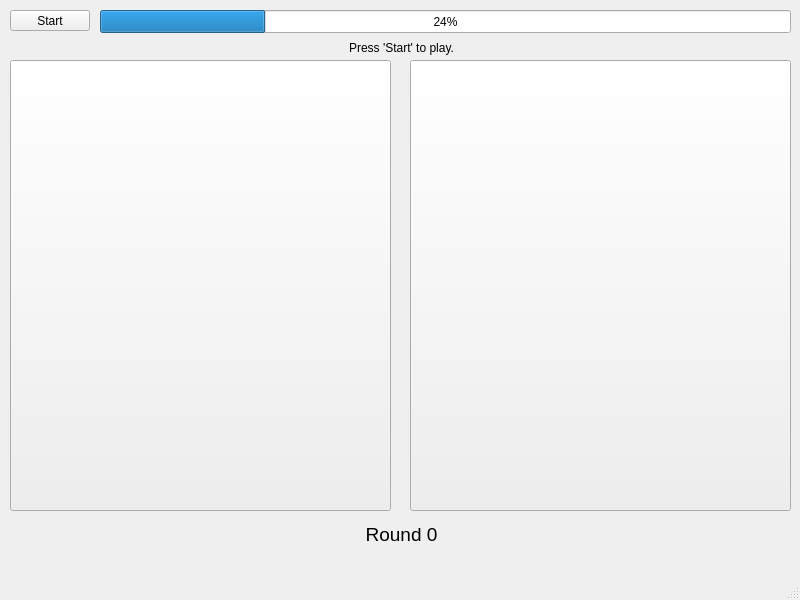
<?xml version="1.0" encoding="UTF-8"?>
<ui version="4.0">
 <class>MainWindow</class>
 <widget class="QMainWindow" name="MainWindow">
  <property name="geometry">
   <rect>
    <x>0</x>
    <y>0</y>
    <width>800</width>
    <height>600</height>
   </rect>
  </property>
  <property name="windowTitle">
   <string>SimonGame</string>
  </property>
  <widget class="QWidget" name="centralwidget">
   <widget class="QPushButton" name="startButton">
    <property name="geometry">
     <rect>
      <x>10</x>
      <y>10</y>
      <width>80</width>
      <height>21</height>
     </rect>
    </property>
    <property name="text">
     <string>Start</string>
    </property>
   </widget>
   <widget class="QPushButton" name="redButton">
    <property name="geometry">
     <rect>
      <x>10</x>
      <y>60</y>
      <width>381</width>
      <height>451</height>
     </rect>
    </property>
    <property name="text">
     <string/>
    </property>
   </widget>
   <widget class="QPushButton" name="blueButton">
    <property name="geometry">
     <rect>
      <x>410</x>
      <y>60</y>
      <width>381</width>
      <height>451</height>
     </rect>
    </property>
    <property name="text">
     <string/>
    </property>
   </widget>
   <widget class="QProgressBar" name="progressBar">
    <property name="geometry">
     <rect>
      <x>100</x>
      <y>10</y>
      <width>691</width>
      <height>23</height>
     </rect>
    </property>
    <property name="value">
     <number>24</number>
    </property>
   </widget>
   <widget class="QLabel" name="displayLabel">
    <property name="geometry">
     <rect>
      <x>16</x>
      <y>40</y>
      <width>771</width>
      <height>16</height>
     </rect>
    </property>
    <property name="text">
     <string>Press 'Start' to play.</string>
    </property>
    <property name="alignment">
     <set>Qt::AlignCenter</set>
    </property>
   </widget>
   <widget class="QLabel" name="roundNumberLabel">
    <property name="geometry">
     <rect>
      <x>296</x>
      <y>519</y>
      <width>211</width>
      <height>31</height>
     </rect>
    </property>
    <property name="font">
     <font>
      <pointsize>14</pointsize>
     </font>
    </property>
    <property name="text">
     <string>Round 0</string>
    </property>
    <property name="alignment">
     <set>Qt::AlignCenter</set>
    </property>
   </widget>
  </widget>
  <widget class="QMenuBar" name="menubar">
   <property name="geometry">
    <rect>
     <x>0</x>
     <y>0</y>
     <width>800</width>
     <height>26</height>
    </rect>
   </property>
  </widget>
  <widget class="QStatusBar" name="statusbar"/>
 </widget>
 <resources/>
 <connections/>
</ui>
